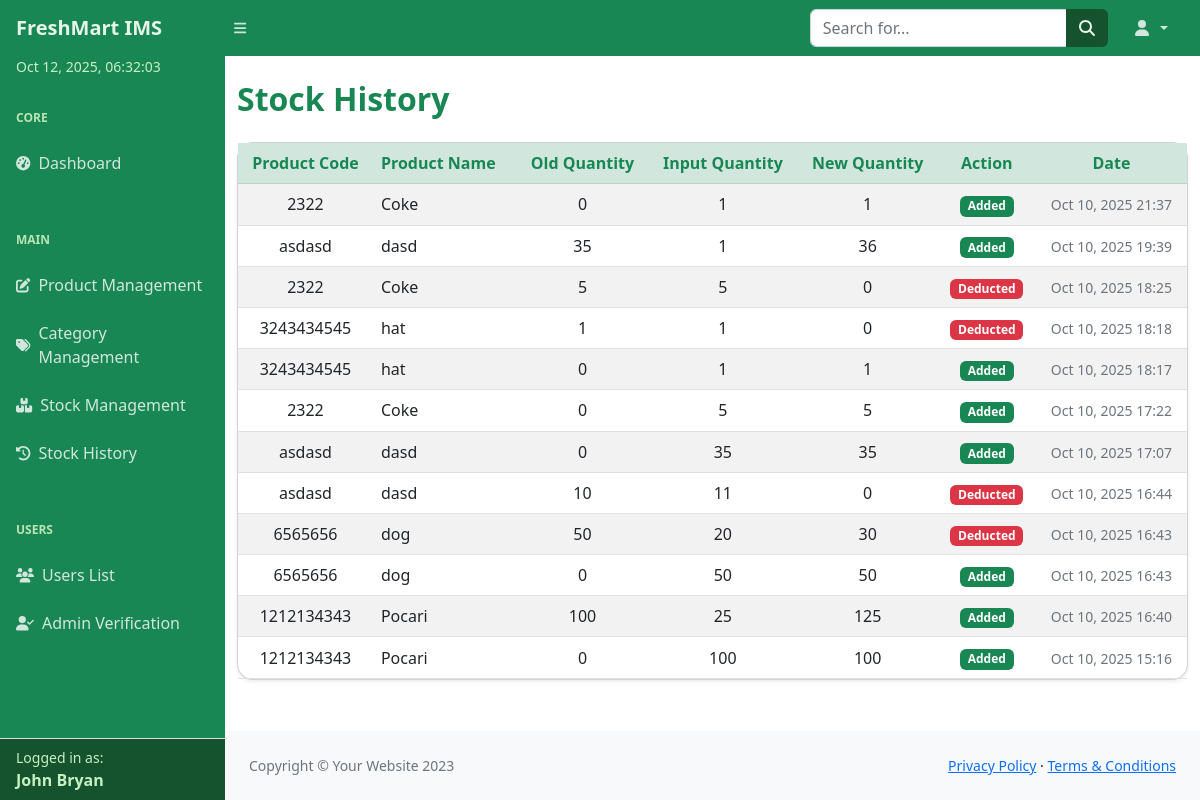
The app's page /inventory/stock-history/ (signed in), older data.
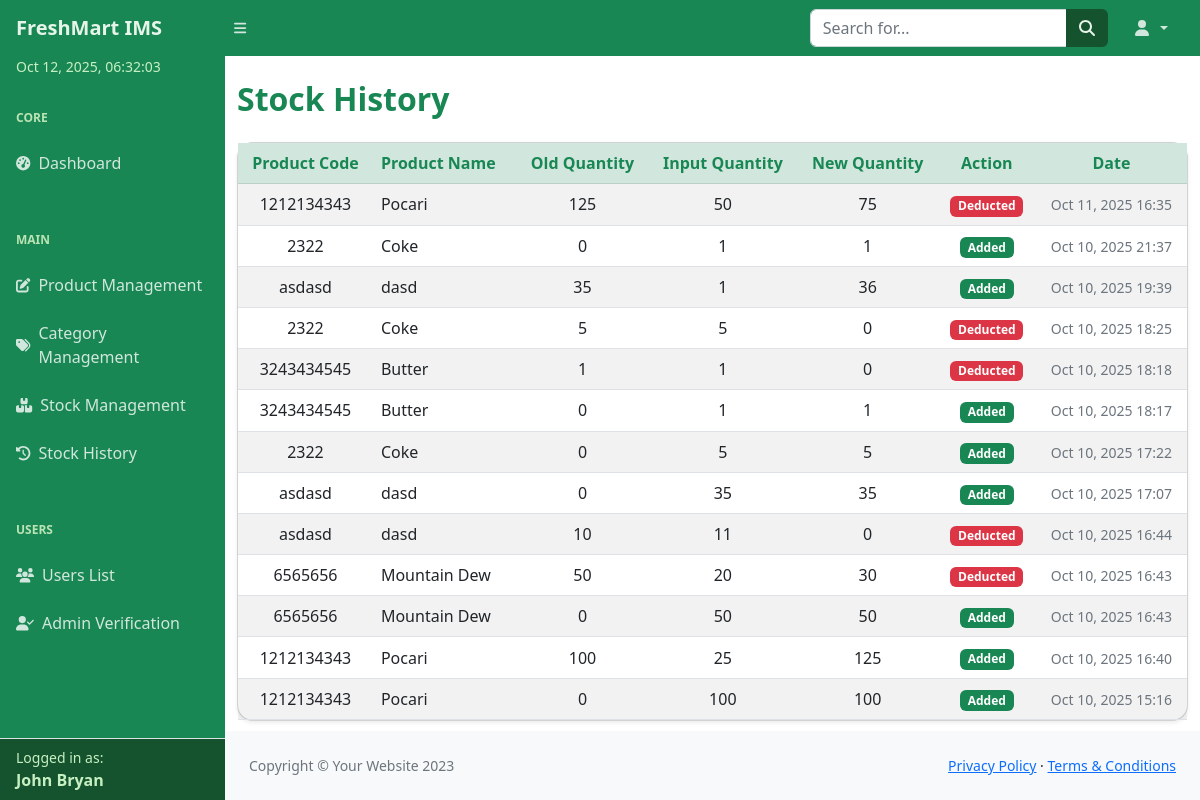
The same page, newer data.
### inventory/models.py (models this page shows, shortened)
class StockHistory(models.Model):
    ACTION_CHOICES = (
        ('ADD', 'Added'),
        ('DEDUCT', 'Deducted'),
    )
    product = models.ForeignKey('InventoryItem', on_delete=models.CASCADE)
    old_quantity = models.IntegerField()
    input_quantity = models.IntegerField()
    new_quantity = models.IntegerField()
    action = models.CharField(max_length=6, choices=ACTION_CHOICES)
    date = models.DateTimeField(auto_now_add=True)

class InventoryItem(models.Model):
    product_name = models.CharField(max_length=100)
    product_code = models.CharField(max_length=50)
    description = models.TextField(blank=True)
    quantity_in_stock = models.IntegerField(default=0)
    price = models.DecimalField(max_digits=10, decimal_places=2)
    category = models.ForeignKey(Category, on_delete=models.SET_NULL, null=True, blank=True)
    created_at = models.DateTimeField(auto_now_add=True)
    updated_at = models.DateTimeField(auto_now=True)

### inventory/views.py (the view)
# urls.py: path('stock-history/', views.stock_history, name='stock_history'),
@login_required
def stock_history(request):
    history = StockHistory.objects.select_related('product').order_by('-date')
    return render(request, 'inventory/stock_history.html', {'history': history})

### templates/inventory/stock_history.html (shortened to what this page needs)
{% include "partials/header.html" %}
<body class="sb-nav-fixed">
{% include "partials/navbar.html" %}
<div id="layoutSidenav">
    {% include "partials/sidebar.html" %}
    <div id="layoutSidenav_content">
        <main>
            <div class="container mt-4">
                <h2 class="mb-4 fw-bold text-success">Stock History</h2>
                <div class="card shadow-sm rounded-4">
                    <div class="card-body p-0">
                        <div class="table-responsive">
                            <table class="table table-striped table-hover mb-0 align-middle">
                                <thead class="table-success text-success text-center sticky-top" style="top: 0; z-index: 10;">
                                    <tr>
                                        <th scope="col">Product Code</th>
                                        <th scope="col" class="text-start">Product Name</th>
                                        <th scope="col">Old Quantity</th>
                                        <th scope="col">Input Quantity</th>
                                        <th scope="col">New Quantity</th>
                                        <th scope="col">Action</th>
                                        <th scope="col">Date</th>
                                    </tr>
                                </thead>
                                <tbody>
                                    {% for item in history %}
                                    <tr class="text-center">
                                        <td>{{ item.product.product_code }}</td>
                                        <td class="text-start">{{ item.product.product_name }}</td>
                                        <td>{{ item.old_quantity }}</td>
                                        <td>{{ item.input_quantity }}</td>
                                        <td>{{ item.new_quantity }}</td>
                                        <td>
                                            {% if item.action == 'ADD' %}
                                                <span class="badge bg-success">{{ item.get_action_display }}</span>
                                            {% else %}
                                                <span class="badge bg-danger">{{ item.get_action_display }}</span>
                                            {% endif %}
                                        </td>
                                        <td>
                                            <small class="text-muted">{{ item.date|date:"M d, Y H:i" }}</small>
                                        </td>
                                    </tr>
                                    {% empty %}
                                    <tr>
                                        <td colspan="7" class="text-center text-muted fst-italic py-4">
                                            No stock history available.
                                        </td>
                                    </tr>
                                    {% endfor %}
                                </tbody>
                            </table>
                        </div>
                    </div>
                </div>
            </div>
        </main>
        {% include "partials/footer.html" %}
    </div>
</div>
</body>
</html>

### templates/partials/header.html (shortened to what this page needs)
{% load static %}
<!DOCTYPE html>
<html lang="en">
    <head>
        <link href="https://cdn.jsdelivr.net/npm/simple-datatables@7.1.2/dist/style.min.css" rel="stylesheet" />
        <link href="{% static 'css/styles.css' %}" rel="stylesheet" />
    </head>

### templates/partials/navbar.html (shortened to what this page needs)
<nav class="sb-topnav navbar navbar-expand navbar-dark" style="background-color: #198754;">
    <a class="navbar-brand ps-3 fw-bold" href="{% url 'index' %}" style="color: #e6f4ea;">
        FreshMart IMS
    </a>
    <button class="btn btn-link btn-sm order-1 order-lg-0 me-4 me-lg-0" id="sidebarToggle" href="#!"
        style="color: #d1e7dd;">
        <i class="fas fa-bars"></i>
    </button>
    <form class="d-none d-md-inline-block form-inline ms-auto me-0 me-md-3 my-2 my-md-0">
        <div class="input-group">
            <input class="form-control" type="text" placeholder="Search for..." aria-label="Search for..." aria-describedby="btnNavbarSearch" />
            <button class="btn" id="btnNavbarSearch" type="button" style="background-color: #14532d; color: #e6f4ea;">
                <i class="fas fa-search"></i>
            </button>
        </div>
    </form>
    <ul class="navbar-nav ms-auto ms-md-0 me-3 me-lg-4">
        <li class="nav-item dropdown">
            <a class="nav-link dropdown-toggle" id="navbarDropdown" href="#" role="button" data-bs-toggle="dropdown" aria-expanded="false" style="color: #d1e7dd;">
                <i class="fas fa-user fa-fw"></i>
            </a>
        </li>
    </ul>
</nav>

### templates/partials/sidebar.html (shortened to what this page needs)
<div id="layoutSidenav_nav">
    <nav class="sb-sidenav accordion sb-sidenav-green" id="sidenavAccordion">
        <div class="sb-sidenav-menu">
            <div class="nav">
                <div id="sidebarDateTime"></div>
                <div class="sb-sidenav-menu-heading text-uppercase fw-bold">Core</div>
                <a class="nav-link" href="{% url 'index' %}">
                    <div class="sb-nav-link-icon"><i class="fas fa-tachometer-alt"></i></div>
                    Dashboard
                </a>
                <div class="sb-sidenav-menu-heading text-uppercase fw-bold mt-3">Main</div>
                <a class="nav-link" href="{% url 'product_manage' %}">
                    <div class="sb-nav-link-icon"><i class="fas fa-edit"></i></div>
                    Product Management
                </a>
                <a class="nav-link" href="{% url 'category_list_add' %}">
                    <div class="sb-nav-link-icon"><i class="fas fa-tags"></i></div>
                    Category Management
                </a>
                <a class="nav-link" href="{% url 'stock_management' %}">
                    <div class="sb-nav-link-icon"><i class="fas fa-boxes"></i></div>
                    Stock Management
                </a>
                <a class="nav-link" href="{% url 'stock_history' %}">
                    <div class="sb-nav-link-icon"><i class="fas fa-history"></i></div>
                    Stock History
                </a>
                {% if request.user.is_authenticated and request.user.userprofile.role == 'Admin' %}
                <div class="sb-sidenav-menu-heading text-uppercase fw-bold mt-3">Users</div>
                <a class="nav-link" href="{% url 'user_list' %}">
                    <div class="sb-nav-link-icon"><i class="fas fa-users"></i></div>
                    Users List
                </a>
                <a class="nav-link" href="{% url 'admin_verification' %}">
                    <div class="sb-nav-link-icon"><i class="fas fa-user-check"></i></div>
                    Admin Verification
                </a>
                {% endif %}
            </div>
        </div>
        <div class="sb-sidenav-footer border-top mt-auto px-3 py-2">
            <div class="small">Logged in as:</div>
            <div class="fw-semibold">
                {{ request.user.first_name }} {{ request.user.last_name }}
            </div>
        </div>
    </nav>
</div>

### templates/partials/footer.html
 <footer class="py-4 bg-light mt-auto">
                    <div class="container-fluid px-4">
                        <div class="d-flex align-items-center justify-content-between small">
                            <div class="text-muted">Copyright &copy; Your Website 2023</div>
                            <div>
                                <a href="#">Privacy Policy</a>
                                &middot;
                                <a href="#">Terms &amp; Conditions</a>
                            </div>
                        </div>
                    </div>
                </footer>

### templates/partials/scripts.html (shortened to what this page needs)
{% load static %}

### templates/partials/sidebar.html (style rules this page uses)
.sb-sidenav-green { background-color: #198754; color: #e6f4ea; }
.sb-sidenav-green .nav-link { color: #d1e7dd; }
.sb-sidenav-green .sb-sidenav-menu-heading { color: #bbe4b5; }
.sb-sidenav-green .sb-sidenav-footer { background-color: #14532d; color: #c7f0c2; }
#sidebarDateTime { font-size: 0.875rem; color: #c7f0c2; font-weight: 500; padding-left: 1rem; padding-bottom: 0.25rem; user-select: none; }

Row changes from the older to the newer data that the page shows:
added StockHistory: product.product_code "1212134343", product.product_name "Pocari", old_quantity "125", input_quantity "50", new_quantity "75", action "Deducted", date "Oct 11, 2025 16:35"
changed through a linked row, StockHistory "Oct 10, 2025 18:18": product.product_name "hat" → "Butter"
changed through a linked row, StockHistory "Oct 10, 2025 18:17": product.product_name "hat" → "Butter"
changed through a linked row, StockHistory (number 10 of 13 on the later page): product.product_name "dog" → "Mountain Dew"
changed through a linked row, StockHistory (number 11 of 13 on the later page): product.product_name "dog" → "Mountain Dew"
